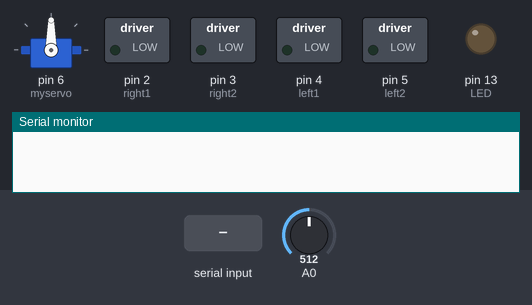
Bench run of a sketch on a simulated Arduino Uno, built with avr-gcc and run on an emulated ATmega328P. On the bench: servo, switched loads named in the sketch (green lamp = pin HIGH), output pins drawn as LEDs (lit = HIGH), the last lines printed to the serial monitor. The inputs (shaded band) are chosen by the test bench; at power-on: A0 = 512.

Above: at 1.2 s.
1.3 s: ",\n" received over Serial
At 2.0 s:
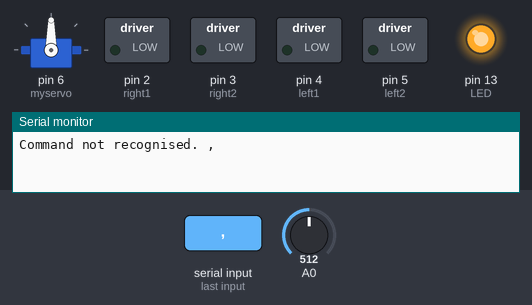
4.3 s: "-\n" received over Serial
At 5.5 s:
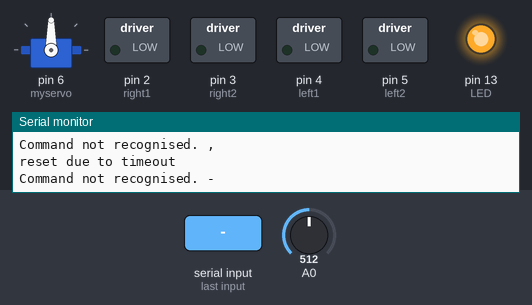
5.8 s: "a90\n" received over Serial
At 6.6 s:
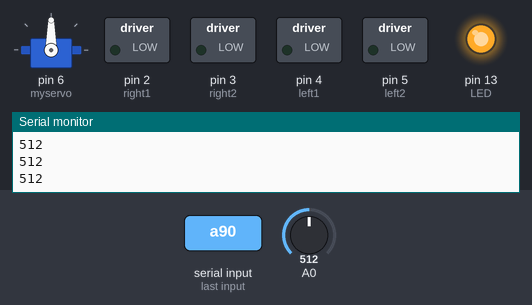
7.7 s: "90,45\n" received over Serial
At 10.1 s:
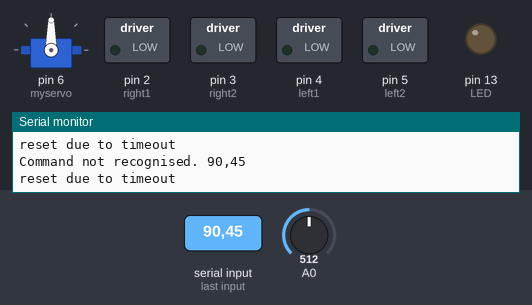
Timing chart, 0 to 11.6 s (numbered marks = the images above; inputs shaded):
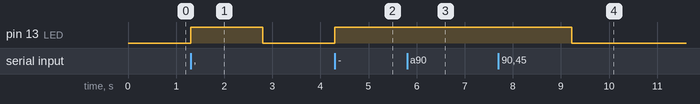

The sketch:

blueberry_car_control.ino
```cpp
/*
 * Title:        Bluetooth Remote Control
 * Description:  This program is intented to work with a connected
 *               Bluetooth dongle to the robot and an Android phone
 *               running Blueberry application
 * Author:       Karl Kangur <karl.kangur@gmail.com>
 * Modified by:  CalebJ2
 * Version:      1.0
 * Website:      github
 */
#include <Servo.h>
Servo myservo;

#define LED 13

//pins connected to motor controller
#define right1 2
#define right2 3 //must be pwm enabled
#define left1 4
#define left2 5 //must be pwm enabled

#define maxDrive 255 //On a scale from 0 to 255. Defines what 100% speed is.

char serialData[32];
byte error = 0;
unsigned long lastComTime;
unsigned long lastDrive; //millis() when drive() was called. millis() returns milliseconds since program start
boolean connected; //has communicated with phone within last second? This is mostly unused.

void setup()
{
  //FastLED.addLeds<NEOPIXEL, DATA_PIN>(leds, NUM_LEDS);
  pinMode(right1,OUTPUT);
  pinMode(right2,OUTPUT);
  pinMode(left1,OUTPUT);
  pinMode(left2,OUTPUT);
  pinMode(LED, OUTPUT);
  // the bluetooth dongle communicates at 9600 baud only
  Serial.begin(9600);
  lastComTime = millis();

  myservo.attach(6);
}

void loop()
{
  if((millis()-lastComTime) > 1500 && connected == true){//if this hasn't heard from phone for 1.5 seconds
    Serial.println("reset due to timeout ");
    connected = false;
    digitalWrite(LED, LOW);
    reset();
  }
  if(Serial.available() > 0)
  {


    // clear timeout
    connected = true;
    digitalWrite(LED, HIGH);
    lastComTime = millis();

    Serial.readBytesUntil('\n', serialData, 31);
    switch(serialData[0])
    {
    case 0: //basically the blueberry ping command
      Serial.println(0);
      break;
    case 'a':
      // use as a small and slow oscilloscope
      int pin;
      if(parseCommand(serialData, &pin, 1) && pin >= 0 && pin <= 7)
      {
        // stop loop by sending something to the robot
        while(!Serial.available() && connected)
        {
          Serial.println(analogRead(pin));
        }
      }
      else
      {
        Serial.println("Error while setting ADC pin");
      }
      break;
    case 's':
      // set left and right motor speeds
      int speed[2];
      if(parseCommand(serialData, speed, 2))
      {
        drive(speed[0], speed[1]);
        Serial.print("New speed set ");
        Serial.println(String(serialData));
      }
      else
      {
        Serial.print("Error while setting new speed. ");
        Serial.println(String(serialData));
      }
      break;
    case 'i':
      // inform about robot
      Serial.println("Zygote 1.0");
      break;
    case 'r':
      // quickly stop
      reset();
      Serial.println("Robot reset");
      break;
    default:
      // inform user of non existing command
      Serial.print("Command not recognised. ");
      Serial.println(String(serialData));
    }

    // clear serialData array
    memset(serialData, 0, sizeof(serialData));
  }
}

void reset()
{
  drive(0, 0);
}

/**
 * This function makes ints out of the received serial data, the 2 first
 * characters are not counted as they consist of the command character and
 * a comma separating the first variable.
 *
 * @params command The whole serial data received as an address
 * @params returnValues The array where the return values go as an address
 * @params returnNumber The number of values to set inside the returnValues variable
 */
boolean parseCommand(char* command, int* returnValues, byte returnNumber)
{
  // parsing state machine
  byte i = 1, j = 0, sign = 0, ch = 0, number;
  int temp = 0;
  while(i++)
  {
    switch(*(command + i))
    {
    case '\0':
    case ',':
      // set return value
      if(ch != 0)
      {
        returnValues[j++] = sign?-temp:temp;
        sign = 0;
        temp = 0;
        ch = 0;
      }
      else
      {
        return false;
      }
      break;
    case '-':
      sign = 1;
      break;
    default:
      // convert string to int
      number = *(command + i) - '0';
      if(number < 0 || number > 9)
      {
        return false;
      }
      temp = temp * 10 + number;
      ch++;
    }

    // enough return values have been set
    if(j == returnNumber)
    {
      return true;
    }
    // end of command reached
    else if(*(command + i) == '\0')
    {
      return false;
    }
  }
}

void drive(int left,int right){
  left = map(left, -100, 100, -maxDrive, maxDrive);
  right = map(right, -100, 100, -maxDrive, maxDrive);
  //String tmp = " ";
  //Serial.println(tmp+left1+);
  if (left>0){
    digitalWrite(left1,HIGH);
    analogWrite(left2,255-left);
  } else if (left <= 0){
    digitalWrite(left1,LOW);
    analogWrite(left2,-left);
  }
  if (right>=0){
    digitalWrite(right1,LOW);
    analogWrite(right2,right);
  } else if (right < 0){
    digitalWrite(right1,HIGH);
    analogWrite(right2,255+right);
  }

}
```

Measured:
- after the input at 1.3 s, pin 13 (LED): LOW → HIGH at once, → LOW 1.5 s later
- after the input at 4.3 s, pin 13 (LED): LOW → HIGH at once
- after the input at 5.8 s, pin 13 (LED): stays HIGH (without the input it goes to LOW after 0.00 s)
- after the input at 7.7 s, pin 13 (LED): HIGH → LOW after 1.5 s
